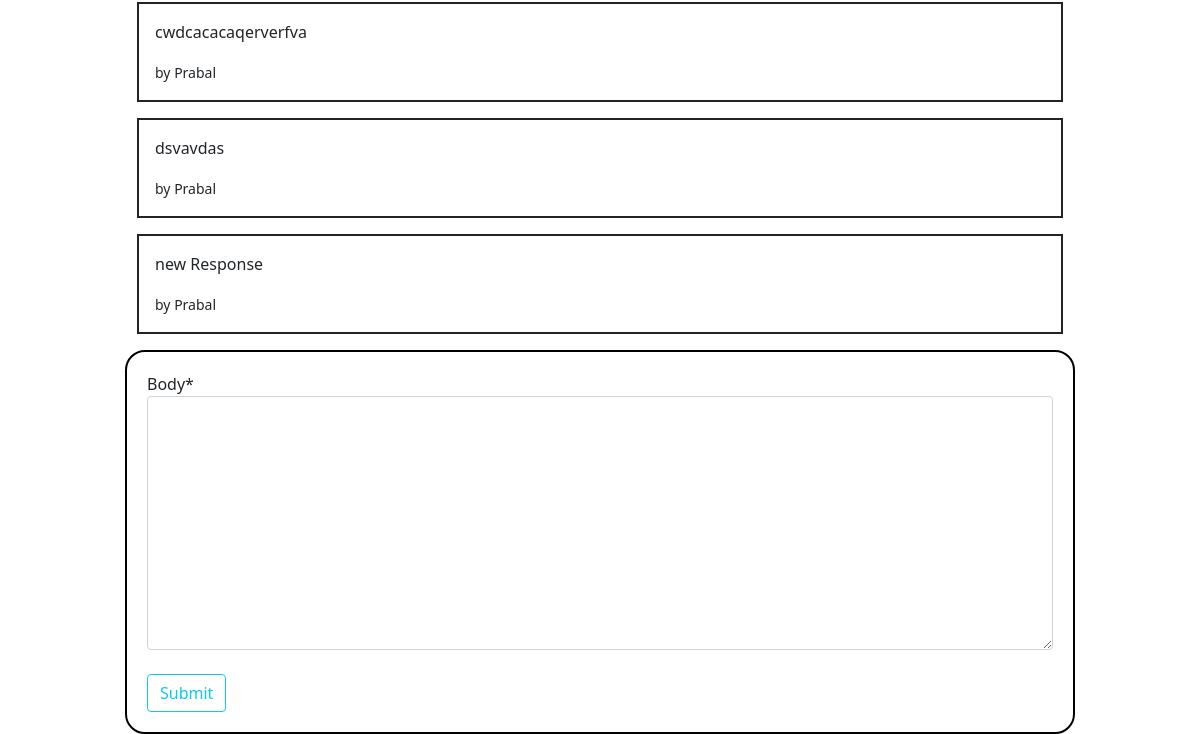
Page /qa/question/2 (signed in, lower part) on the earlier database version.
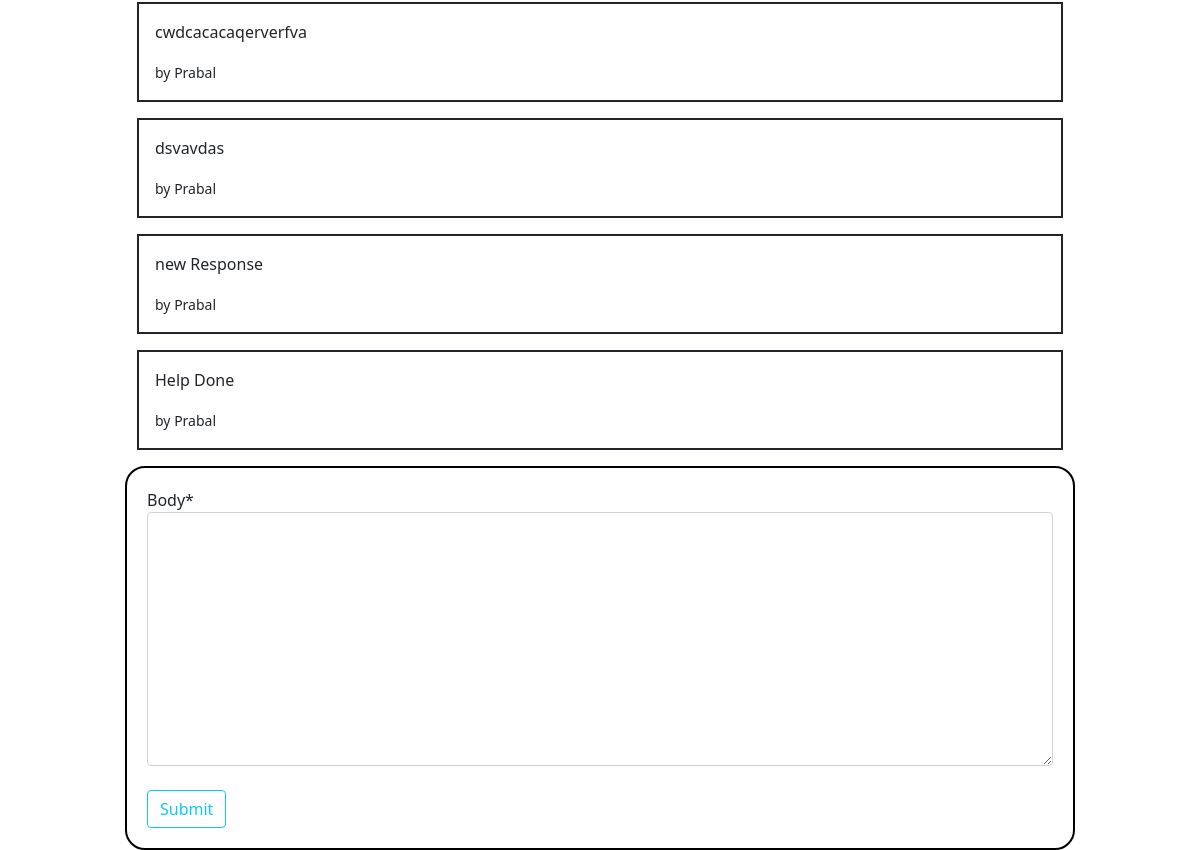
Same page on the later database version.
### qAndA/models.py (models this page shows, shortened)
class Response(models.Model):
    user = models.ForeignKey(user_model.Student, null=False, on_delete=models.CASCADE)
    question = models.ForeignKey(Question, null=False, on_delete=models.CASCADE, related_name='responses')
    parent = models.ForeignKey('self', null=True, blank=True, on_delete=models.CASCADE)
    body = models.TextField(null=False)
    created_at = models.DateTimeField(auto_now_add=True)
    updated_at = models.DateTimeField(auto_now=True)

### users/models.py (models this page shows, shortened)
class Student(models.Model):
    user = models.OneToOneField(User, on_delete=models.CASCADE)
    firstName = models.CharField(max_length=256)
    lastName = models.CharField(max_length=256)
    email = models.EmailField()
    ph_no = models.CharField(max_length=10)

### qAndA/views.py (the view, shortened to what this page needs)
# urls.py: path('question/<int:id>', views.questionPage, name='questionPage'),
@login_required
def questionPage(request, id):
    response_form = NewResponseForm()
    question = Question.objects.get(id=id)
    context = {
        'question': question,
        'response_form': response_form,
    }
    return render(request, 'qAndA/question.html', context)

### qAndA/forms.py
class NewResponseForm(forms.ModelForm):
    class Meta:
        model = Response
        fields = ['body']

### qAndA/models.py (called while the page is built)
    def get_responses(self):
        return self.responses.filter(parent=None)

### templates/qAndA/question.html (shortened to what this page needs)
{% extends "users/baseAuth.html"%}
{% load static %}
{% load crispy_forms_tags %}
{% block headBlock %}
<link rel="stylesheet" href="{% static 'users/index.css' %}">
{% endblock %}
{% block bodyBlock %}
<div class="container mt-3">
  <div class="row justify-content-center">
    <div class = "col-md-10">
    {% if not question.responses.all %}
    <p class="mt-3">No Responses Yet</p>
    {% else %}
    {% for response in question.get_responses %}
    <div class="border border-2 border-dark mt-3 p-3">
      <p>{{response.body}}</p>
      <small>by {{response.user.firstName}}</small>
    </div>
    {% endfor %}
    {% endif %}
  </div>
  </div>
  <div class = "row mt-3">
    <div class="container formClass col-md-10">
      <div class="row justify-content-center">
        <div class="col-8 col-sm-12">
          <form method="POST">
            {{ response_form|crispy }}
            <button class="btn btn-outline-info mt-4" type="submit">
              Submit
            </button>
          </form>
        </div>
      </div>
    </div>
  </div>
</div>
  {% endblock bodyBlock %}

Differences in the rows shown:
added Response: body "Help Done", user.firstName "Prabal"
